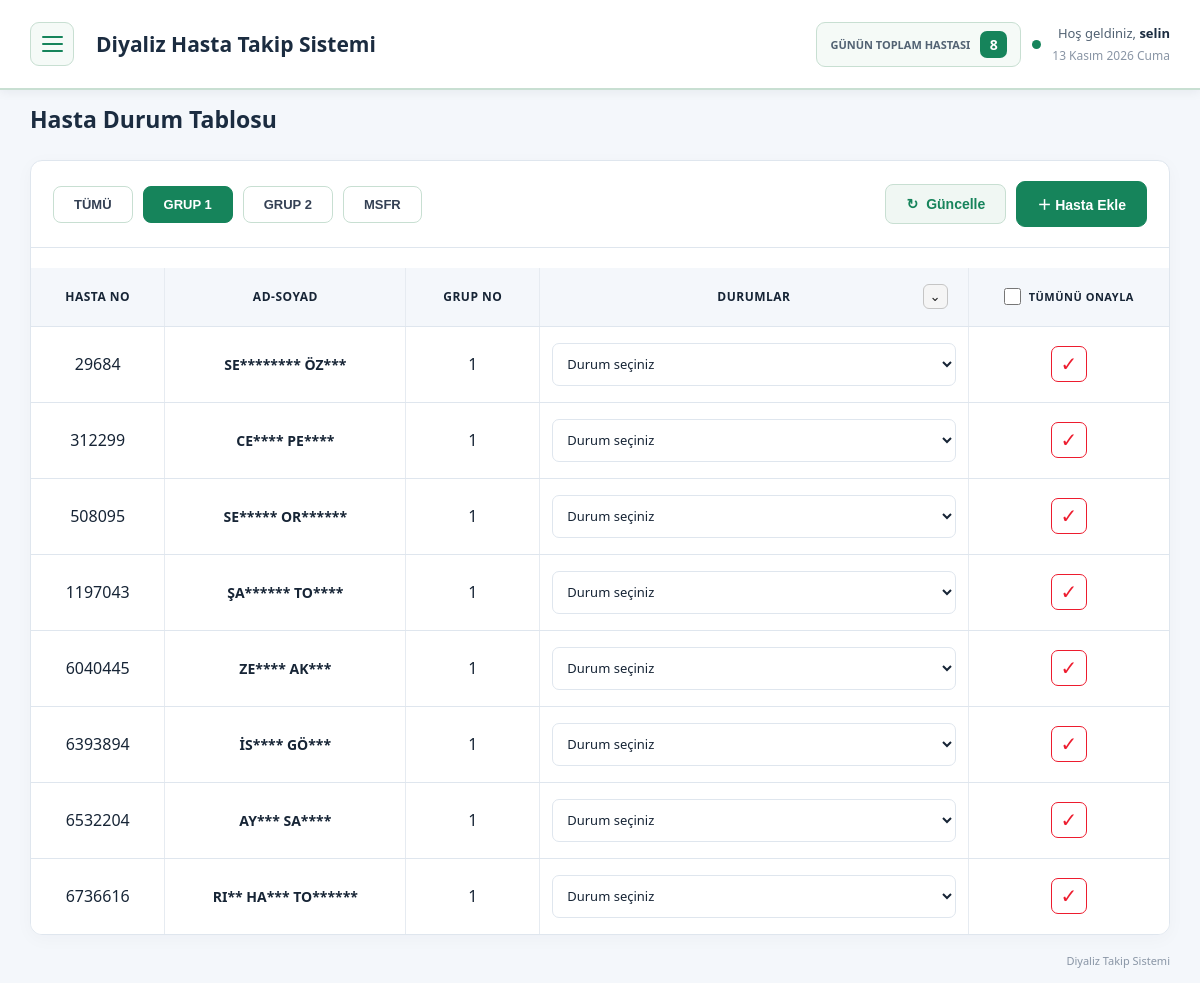
/hasta-ekrani (signed in), run on the app's committed database.
### tables this page shows
CREATE TABLE hastalar (
                hasta_no INTEGER PRIMARY KEY,
                ad_soyad TEXT NOT NULL,
                grup_no INTEGER NOT NULL
            , durum TEXT DEFAULT '', durum_tarihi TEXT, tv_onayli INTEGER NOT NULL DEFAULT 0);

### app.py (the view)
@app.route("/hasta-ekrani")
@giris_gerekli
def hasta_ekrani():
    with veritabani_baglantisi() as baglanti:
        hastalar = baglanti.execute("""
            SELECT hasta_no, ad_soyad, grup_no
            FROM hastalar
            ORDER BY hasta_no
        """).fetchall()
    return render_template(
        "hasta_yonetimi.html",
        kullanici_adi=session["kullanici_adi"],
        rol=session["rol"],
        hastalar=hastalar
    )

### app.py (called while the page is built)
def veritabani_baglantisi():
    baglanti = sqlite3.connect(DB_PATH)
    baglanti.row_factory = sqlite3.Row
    return baglanti

def giris_gerekli(f):
    @wraps(f)
    def decorated_function(*args, **kwargs):
        if "sekreter_id" not in session:
            flash("Devam etmek için giriş yapmalısınız.", "error")
            return redirect(url_for("login"))
        return f(*args, **kwargs)
    return decorated_function

### templates/hasta_yonetimi.html (shortened to what this page needs)
<!doctype html>
<html lang="tr">
<head>
  <link rel="stylesheet" href="{{ url_for('static', filename='hasta_yonetimi.css') }}">
  <link rel="stylesheet" href="{{ url_for('static', filename='ortak_navbar.css') }}">
</head>
<body>
  {% set aktif_sayfa = 'ana_sayfa' %}
  {% include 'admin_ust_menu.html' %}
  <main class="ana-icerik">
    <section class="sayfa-baslik">
      <div>
        <h2>Hasta Durum Tablosu</h2>
      </div>
    </section>
    <section class="tablo-panel">
      <div class="tablo-ust">
        <div class="grup-filtreleri">
          <button type="button" class="grup-buton aktif" data-grup="tum">
            TÜMÜ
          </button>
          <button type="button" class="grup-buton" data-grup="1">
            GRUP 1
          </button>
          <button type="button" class="grup-buton" data-grup="2">
            GRUP 2
          </button>
          <button type="button" class="grup-buton" data-grup="Misafir">
            MSFR
          </button>
        </div>
        <div class="hasta-buton-grubu">
            <button type="button" class="hasta-guncelle-buton" id="hastaGuncelleButonu">
                <span>↻</span> Güncelle
            </button>
            <button type="button" class="hasta-ekle-buton" id="hastaEkleButonu">
                <span>＋</span> Hasta Ekle
            </button>
        </div>
      </div>
      <div class="tablo-kaydirma">
        <table class="hasta-tablosu">
          <thead>
            <tr>
              <th>Hasta No</th>
              <th>Ad-Soyad</th>
              <th>Grup No</th>
              <th class="durum-baslik">
                  <div class="durum-baslik-icerik">
                      <span>Durumlar</span>
                      <button type="button" id="topluDurumAc" class="toplu-durum-ok">
                           ⌄
                      </button>
                  </div>
              </th>              <th>
                  <label class="toplu-onay-baslik">
                      <input
                          type="checkbox"
                          id="tumunuOnayla"
                      >
                      <span>Tümünü Onayla</span>
                  </label>
              </th>            </tr>
          </thead>
          <tbody id="hastaTabloGovdesi">
            {% for hasta in hastalar %}
            <tr data-hasta-no="{{ hasta['hasta_no'] }}" data-hasta-adi="{{ hasta['ad_soyad'] }}"
              data-grup-no="{{ hasta['grup_no'] }}">
              <td>{{ hasta['hasta_no'] }}</td>
              <td class="hasta-adi">
                  {% set kelimeler = hasta['ad_soyad'].split() %}
                  {% for kelime in kelimeler %}
                      {{ kelime[:2] }}{{ '*' * (kelime|length - 2) }}{% if not loop.last %} {% endif %}
                  {% endfor %}
              </td>
              <td>{{ hasta['grup_no'] }}</td>
              <td>
                <select class="tablo-secimi durum-sec">
                  <option value="">Durum seçiniz</option>
                </select>
              </td>
              <td>
                <button type="button" class="onay-buton" title="Onayla">
                  ✓
                </button>
              </td>
            </tr>
            {% endfor %}
          </tbody>
        </table>
      </div>
    </section>
    <footer class="sayfa-alt">
      Diyaliz Takip Sistemi
    </footer>
  </main>
</body>
</html>

### data on the page
hastalar: hasta_no "29684", kelime "SE" "ÖZ", value "********" "***", grup_no "1"
hastalar: hasta_no "312299", kelime "CE" "PE", value "****" "****", grup_no "1"
hastalar: hasta_no "508095", kelime "SE" "OR", value "*****" "******", grup_no "1"
hastalar: hasta_no "1197043", kelime "ŞA" "TO", value "******" "****", grup_no "1"
hastalar: hasta_no "6040445", kelime "ZE" "AK", value "****" "***", grup_no "1"
hastalar: hasta_no "6393894", kelime "İS" "GÖ", value "****" "***", grup_no "1"
hastalar: hasta_no "6532204", kelime "AY" "SA", value "***" "****", grup_no "1"
hastalar: hasta_no "6736616", kelime "RI" "HA" "TO", value "**" "***" "******", grup_no "1"

### other printed values
{{ session.get('kullanici_adi', 'Kullanıcı') }} "selin"
